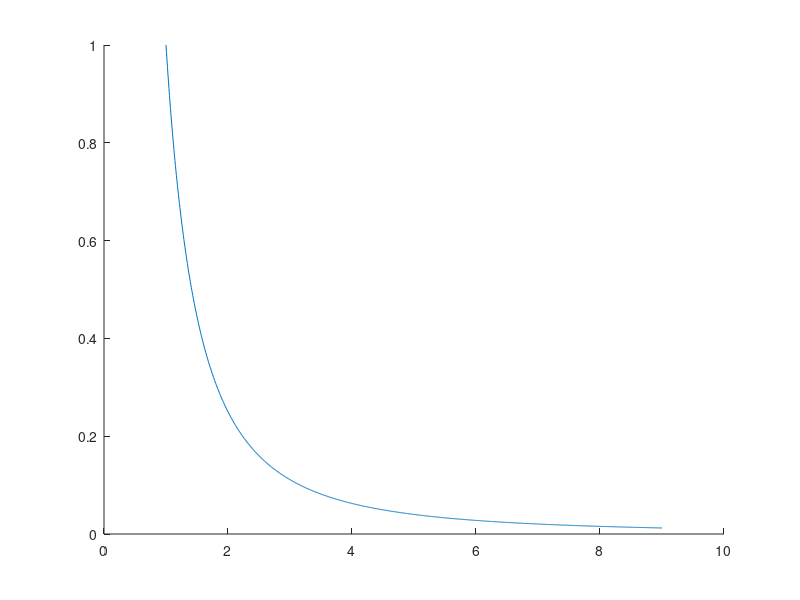

Recreate this plot in MATLAB. (Note: this script raises an error after producing the figure.)
clear

nodes = [1,2,5,8,9];

% anonymous function:
% https://it.mathworks.com/help/matlab/matlab_prog/anonymous-functions.html
f = @(x) 1./(x.^2); % choose a function to interpolate,
                    % like 1/x^2 that interpolates badly

x_ax = linspace(min(nodes),max(nodes),1000);  % x axis

figure
hold on
plot(x_ax,f(x_ax))  % plot real function
L = lagrange_interpolant(nodes,f(nodes),x_ax);  % build interpolant
plot(x_ax,L,nodes,f(nodes),'ob')  % plot interpolant
hold off
legend(replace(char(f),{'@(x)','.'},''),'Lagrange','nodes')